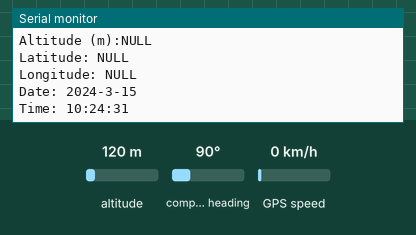
Simulated run of this sketch. Board: ESP32. Shown: the last lines printed to the serial monitor. Inputs (shaded band) come from the test bench; at power-on: altitude 120 m, GPS speed 0 km/h, compass heading 90°. The GPS gets a fix after 3 s at 37.7749, -122.4194 with 8 satellites.

Above: at 1.2 s.
1.3 s: altitude set to 20 m
At 2.8 s:
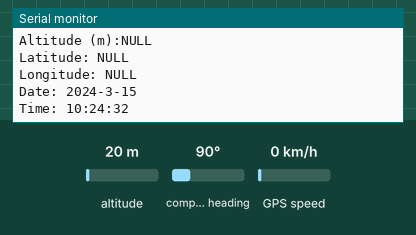
4.5 s: GPS speed set to 2 km/h
At 5.8 s:
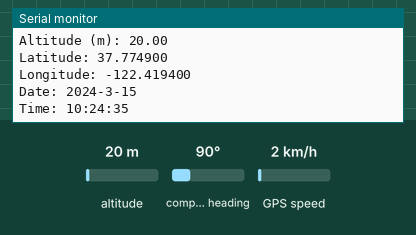
6.0 s: compass heading set to 7°
At 6.9 s:
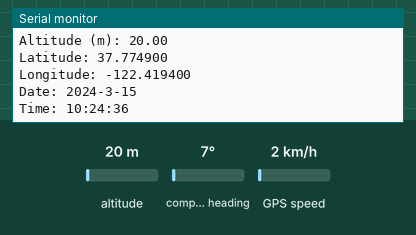
Timing chart, 0 to 9.0 s (numbered marks = the images above; inputs shaded):
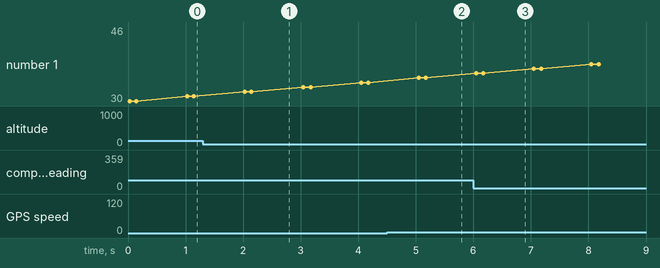

The sketch:

ReceptData_TinyGPS.ino
```cpp
#include <TinyGPS++.h>
#include <HardwareSerial.h>

// Configuration des broches RX et TX pour la communication avec le module GPS
#define GPS_RX_PIN 16 // GPIO16 (RX2)
#define GPS_TX_PIN 17 // GPIO17 (TX2)

// Initialisation de l'objet HardwareSerial pour communiquer avec le module GPS
HardwareSerial gpsSerial(2); // Utilisation du port série matériel 2 (RX2, TX2)

// Initialisation de l'objet TinyGPSPlus pour le traitement des données GPS
// Define serial ports for GPS and debugging

// Create a TinyGPS++ object
TinyGPSPlus gps;

void setup()
{
  // Initialize serial ports
  Serial.begin(9600);
  gpsSerial.begin(9600, SERIAL_8N1, GPS_RX_PIN, GPS_TX_PIN);
}

void loop()
{
  // Read GPS data from the GPS module
  while (gpsSerial.available() > 0)
  {
    if (gps.encode(gpsSerial.read()))
    {
      // Check the validity of each data field
      if (gps.speed.isValid()) {
        Serial.print("Speed (km/h): ");
        Serial.println(gps.speed.kmph());
      } else {
        Serial.println("Speed (km/h): NULL");
      }

      if (gps.altitude.isValid()) {
        Serial.print("Altitude (m): ");
        Serial.println(gps.altitude.meters());
      } else {
        Serial.println("Altitude (m):NULL");
      }

      if (gps.location.isValid()) {
        Serial.print("Latitude: ");
        Serial.println(gps.location.lat(), 6);
        Serial.print("Longitude: ");
        Serial.println(gps.location.lng(), 6);
      } else {
        Serial.println("Latitude: NULL");
        Serial.println("Longitude: NULL");
      }

      if (gps.date.isValid()) {
        Serial.print("Date: ");
        Serial.print(gps.date.year());
        Serial.print("-");
        Serial.print(gps.date.month());
        Serial.print("-");
        Serial.println(gps.date.day());

      } else {
        Serial.println("Date : NULL");

      }

      if (gps.time.isValid()) {
        Serial.print("Time: ");
        Serial.print(gps.time.hour());
        Serial.print(":");
        Serial.print(gps.time.minute());
        Serial.print(":");
        Serial.println(gps.time.second());
      } else {
        Serial.println("Time: NULL");
      }

      Serial.println();
    }
  }
}
```

Measured:
- after the input at 4.5 s, the serial monitor: prints a new line after 0.51 s (image 2)
